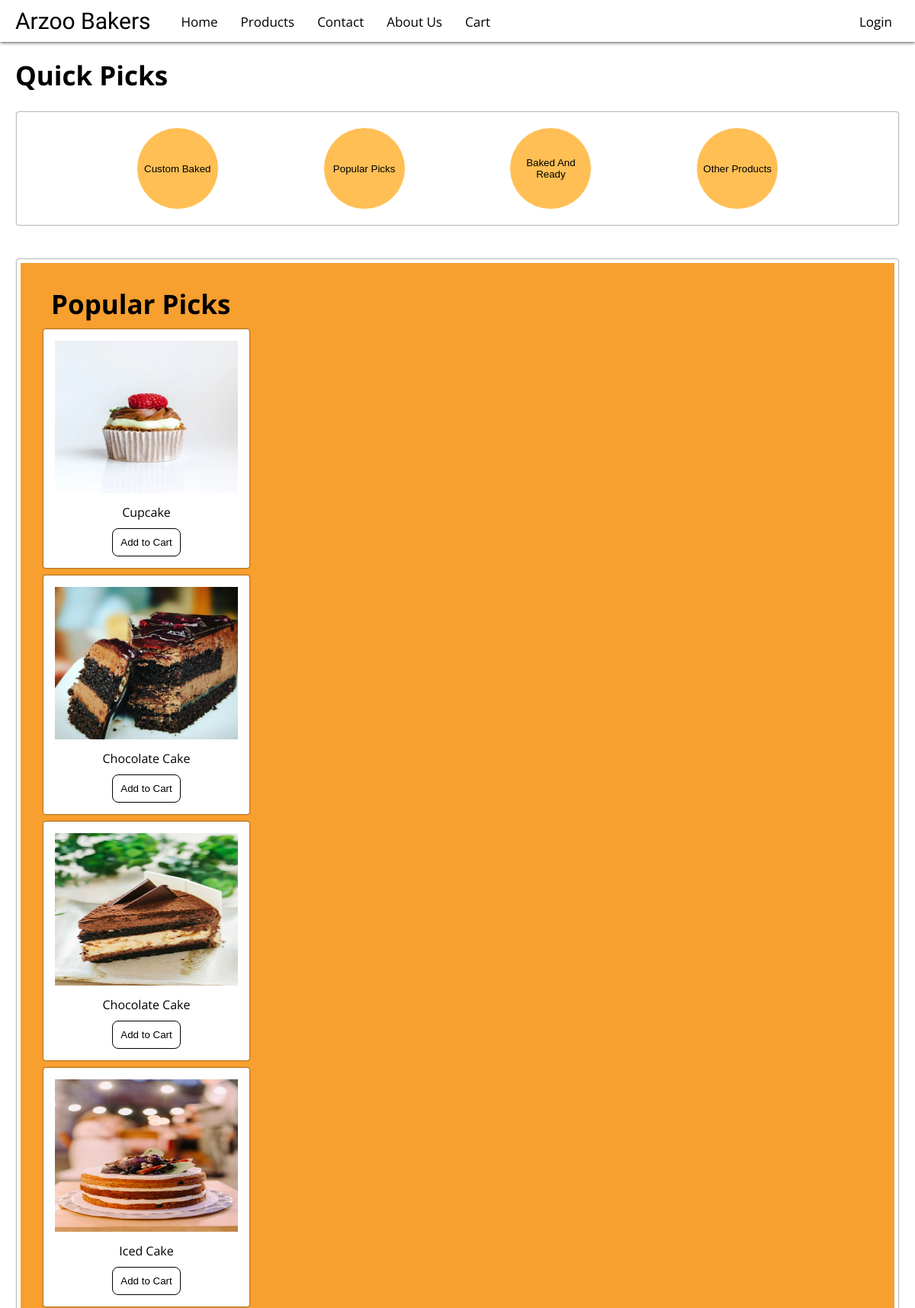
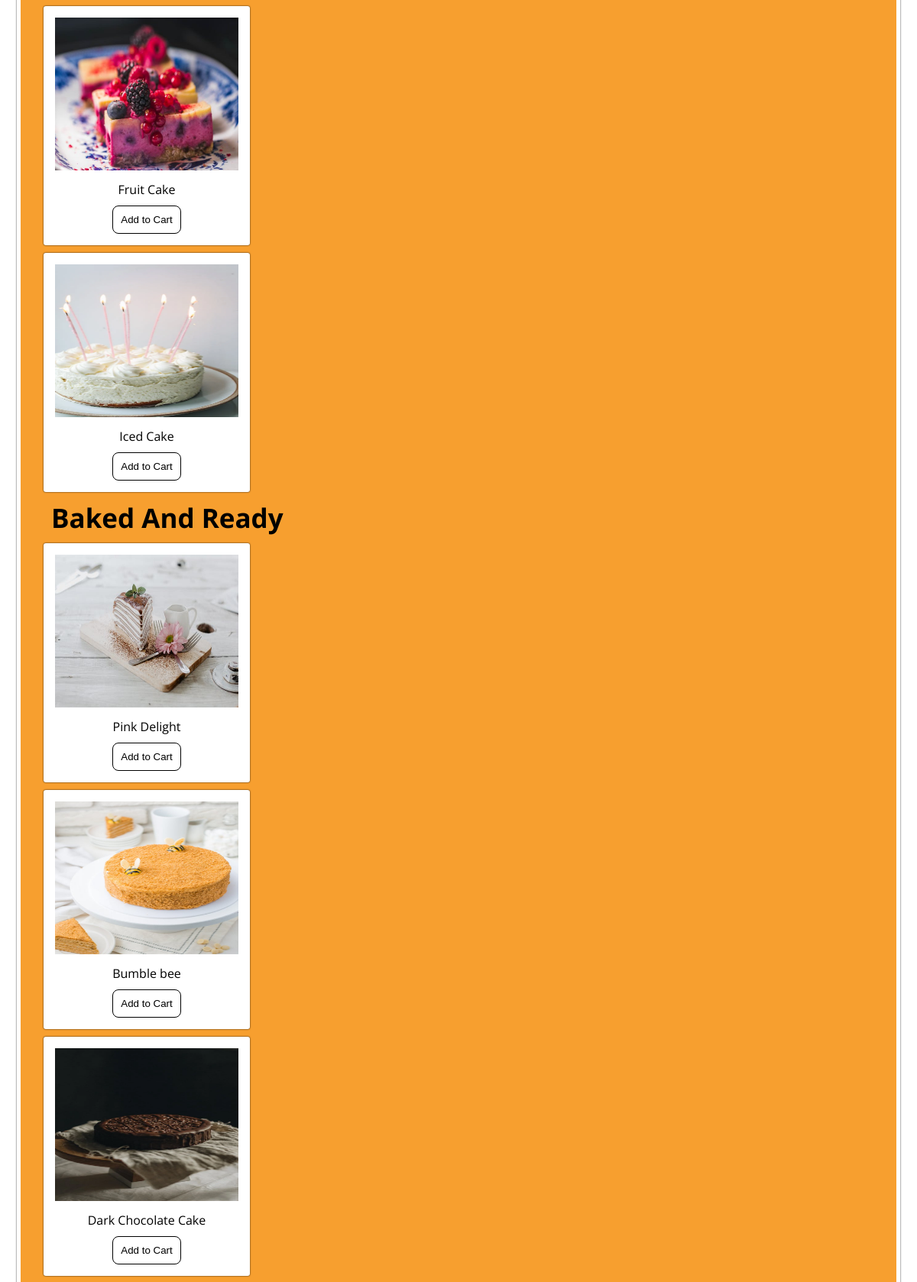
/product (upper part), run on the app's committed database (2 pictures, top to bottom).
### products/models.py (models this page shows, shortened)
class popular(models.Model):
    upload = models.FileField(upload_to="uploads/")
    name = models.TextField(max_length=20)
    price = models.IntegerField(default=200)

class baked_and_ready(models.Model):
    upload = models.FileField(upload_to="uploads/")
    name = models.TextField(max_length=20)
    price = models.IntegerField(default=200)

### pages/views.py (the view)
# urls.py: path('product',product,name='product'),
def product(request):
    popular_items = popular.objects.all()
    baked_and_ready_items = baked_and_ready.objects.all()
    return render(request,"product.html",{'popular_items':popular_items,'baked_and_ready_items':baked_and_ready_items})

### pages/templates/product.html (shortened to what this page needs)
{%load static%}
<!DOCTYPE html>
<html lang="en">
<head>
    <link rel="stylesheet" href="{% static 'css/header.css' %}">
    <link rel="stylesheet" href="{% static 'css/footer.css' %}">
    <link rel="stylesheet" href="{% static 'css/main.css' %}">
    <link rel="stylesheet" href="{% static 'css/cardmanager.css' %}">
    <link rel="stylesheet" href="{% static 'css/mobile-css/mobile-navbar.css' %}">
    <link rel="stylesheet" href="{% static 'css/mobile-css/mobile-main.css' %}">
    <link rel="stylesheet" href="{% static 'css/mobile-css/mobile-cardmanager.css' %}">
    <link rel="stylesheet" href="{% static 'css/mobile-css/mobile-footer.css' %}">
</head>
<body>
    {% include "navbar-index.html" %}
    {% include "main-index.html" %}
</body>
</html>

### pages/templates/main-index.html (shortened to what this page needs)
{% load static %}
<h2 class="subheadings">Quick Picks</h2>
<div class="quickpicks" id="quickpicks">
    <button class="quickcard" onclick="scrollToSection('#custom')">Custom Baked</button>
    <button class="quickcard" onclick="scrollToSection('#popularpicks')">Popular Picks</button>
    <button class="quickcard" onclick="scrollToSection('#bakedandready')">Baked And Ready</button>
    <button class="quickcard" onclick="product()">Other Products</button>
</div>
<main>
    <h2 class="subheadings" id="popularpicks">Popular Picks</h2>
    <div class="cardholder shadow">
        {% for item in popular_items %}
        <div class="card">
            <div class="imageholder">
                <img src="{{item.upload.url}}" alt="" class="cardimage">
            </div>
            <p style='font-family:"Open Sans", sans-serif;'>{{item.name}}</p>
            <button class="addtocart" data-name="{{item.name}}" data-price="{{item.price}}" style="
                padding: 10px 10px;
                background-color: white;
                color: black;
                margin: 10px 10px;
                border-radius: 8px;
                border: 1px black solid;
            ">Add to Cart</button>
        </div>
        {% endfor %}
    </div>
    <h2 class="subheadings" id="bakedandready">Baked And Ready</h2>
    <div class="cardholder shadow">
        {% for item in baked_and_ready_items %}
        <div class="card">
            <div class="imageholder">
                <img src="{{item.upload.url}}" alt="" class="cardimage">
            </div>
            <p style='font-family:"Open Sans", sans-serif;'>{{item.name}}</p>
            <button class="addtocart" data-name="{{item.name}}" data-price="{{item.price}}" style="
                padding: 10px 10px;
                background-color: white;
                color: black;
                margin: 10px 10px;
                border-radius: 8px;
                border: 1px black solid;
            ">Add to Cart</button>
        </div>
        {% endfor %}
    </div>
</main>

### pages/static/css/header.css (style rules this page uses)
* { box-sizing: border-box; margin: 0px 0px; padding: 0px 0px; }

### pages/static/css/main.css (style rules this page uses)
main { padding: 30px 20px; background-color: #F79F2F; margin: 25px 22px; border-radius: 3px; border: 5px white solid; box-shadow: 0px 0px 2px 0px; margin-top: 45px; }
.subheadings { margin-left: 20px; font-size: 35px; font-family: "Open Sans", sans-serif; }
.quickpicks { display: flex; align-items: center; justify-content: space-evenly; flex-direction: row; box-shadow: 0px 0px 2px 0px ; margin: 25px 22px; padding: 20px 20px; border-radius: 3px; }
.quickcard { height: 9vw; width: 9vw; background-color: #FFBF54; color: black; transition: transform 0.3s ease-in; border-radius: 1000px; border: 1px white solid; }

### pages/static/css/cardmanager.css (style rules this page uses)
.card { display: flex; align-items: center; flex-direction: column; box-shadow: 0px 0px 2px 0px; height: fit-content; width: fit-content; padding: 5px 5px; margin: 10px 10px; background-color: white; border-radius: 3px; }
.imageholder { margin: 5px 5px; padding: 5px 5px; width: fit-content; height: fit-content; }
.cardimage { height: 25vh; width: 30vh; }
.addtocart { padding: 10px 10px; }

### data on the page
popular: upload (picture), name "Cupcake"
popular: upload (picture), name "Chocolate Cake"
popular: upload (picture), name "Chocolate Cake"
popular: upload (picture), name "Iced Cake"
popular: upload (picture), name "Fruit Cake"
popular: upload (picture), name "Iced Cake"
baked_and_ready: upload (picture), name "Pink Delight"
baked_and_ready: upload (picture), name "Bumble bee"
baked_and_ready: upload (picture), name "Dark Chocolate Cake"
